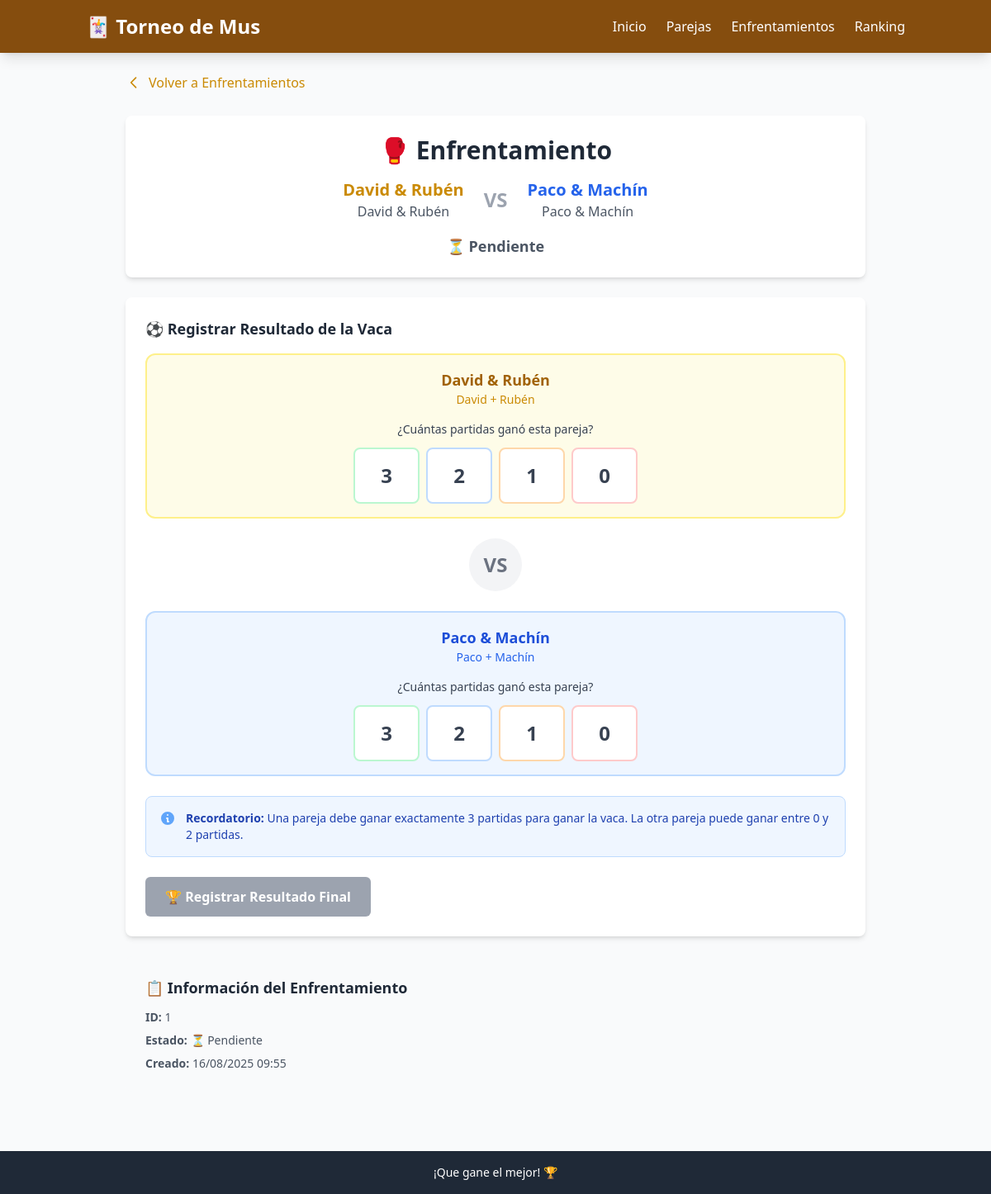
Page /matches/1 on the earlier database version.
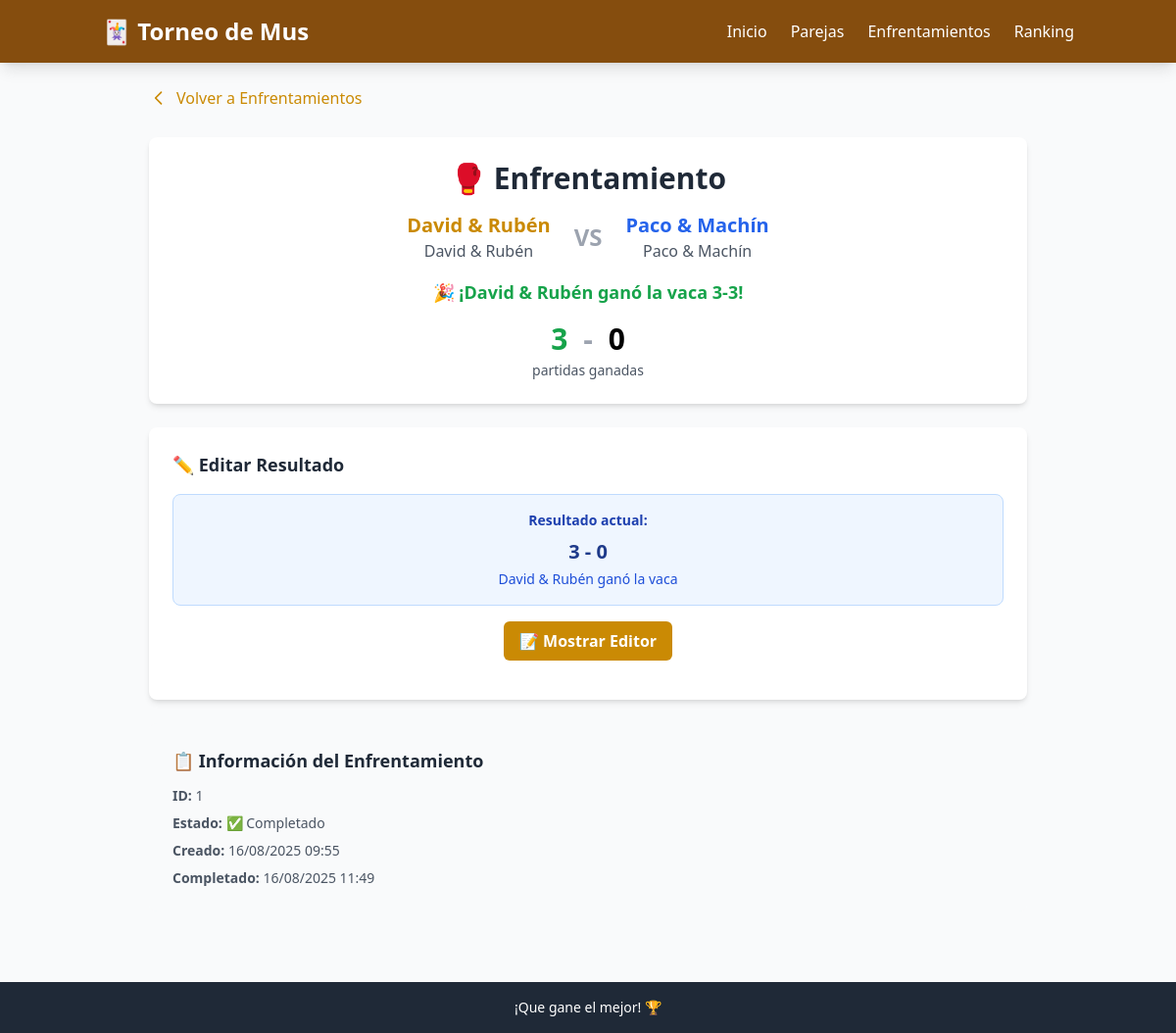
Same page on the later database version.
### models.py (models this page shows)
class Team(Base):
    __tablename__ = "teams"
    id = Column(Integer, primary_key=True, index=True)
    name = Column(String, unique=True, index=True)
    player1 = Column(String)
    player2 = Column(String)
    created_at = Column(DateTime, server_default=func.now())
    matches_as_team1 = relationship("Match", foreign_keys="[Match.team1_id]", back_populates="team1")
    matches_as_team2 = relationship("Match", foreign_keys="[Match.team2_id]", back_populates="team2")
    won_matches = relationship("Match", foreign_keys="[Match.winner_id]", back_populates="winner")

class Match(Base):
    __tablename__ = "matches"
    id = Column(Integer, primary_key=True, index=True)
    team1_id = Column(Integer, ForeignKey("teams.id"))
    team2_id = Column(Integer, ForeignKey("teams.id"))
    status = Column(Enum(MatchStatus), default=MatchStatus.PENDING)
    winner_id = Column(Integer, ForeignKey("teams.id"), nullable=True)
    team1_games_won = Column(Integer, default=0)  # Partidas ganadas por team1
    team2_games_won = Column(Integer, default=0)  # Partidas ganadas por team2
    created_at = Column(DateTime, server_default=func.now())
    completed_at = Column(DateTime, nullable=True)
    team1 = relationship("Team", foreign_keys=[team1_id], back_populates="matches_as_team1")
    team2 = relationship("Team", foreign_keys=[team2_id], back_populates="matches_as_team2")
    winner = relationship("Team", foreign_keys=[winner_id], back_populates="won_matches")

### main.py (the view)
@app.get("/matches/{match_id}", response_class=HTMLResponse)
def match_detail(match_id: int, request: Request, db: Session = Depends(get_db)):
    match = db.query(Match).filter(Match.id == match_id).first()
    if not match:
        raise HTTPException(status_code=404, detail="Match not found")
    return templates.TemplateResponse("match_detail.html", {
        "request": request,
        "match": match
    })

### templates/match_detail.html (shortened to what this page needs)
{% extends "base.html" %}
{% block content %}
<div class="max-w-4xl mx-auto">
    <div class="mb-6">
        <a href="/matches"
           class="inline-flex items-center text-mus-600 hover:text-mus-700 transition-colors">
            <svg class="w-5 h-5 mr-2" fill="none" stroke="currentColor" viewBox="0 0 24 24">
                <path stroke-linecap="round" stroke-linejoin="round" stroke-width="2" d="M15 19l-7-7 7-7"></path>
            </svg>
            Volver a Enfrentamientos
        </a>
    </div>
    <div class="bg-white rounded-lg shadow-md p-6 mb-6">
        <div class="text-center">
            <h2 class="text-2xl md:text-3xl font-bold text-gray-800 mb-4">
                🥊 Enfrentamiento
            </h2>
            <div class="flex items-center justify-center space-x-6 mb-4">
                <div class="text-center">
                    <h3 class="text-xl font-bold text-mus-600">{{ match.team1.name }}</h3>
                    <p class="text-gray-600">
                        <span class="font-medium">{{ match.team1.player1 }}</span> &
                        <span class="font-medium">{{ match.team1.player2 }}</span>
                    </p>
                </div>
                <div class="text-2xl font-bold text-gray-400">VS</div>
                <div class="text-center">
                    <h3 class="text-xl font-bold text-blue-600">{{ match.team2.name }}</h3>
                    <p class="text-gray-600">
                        <span class="font-medium">{{ match.team2.player1 }}</span> &
                        <span class="font-medium">{{ match.team2.player2 }}</span>
                    </p>
                </div>
            </div>
            {% if match.status.value == 'completed' %}
                <div class="text-lg text-green-600 font-bold">
                    🎉 ¡{{ match.winner.name }} ganó la vaca {{ match.winner.id == match.team1_id and match.team1_games_won or match.team2_games_won }}-{{ match.winner.id == match.team1_id and match.team2_games_won or match.team1_games_won }}!
                </div>
            {% elif match.status.value == 'in_progress' %}
                <div class="text-lg text-orange-600 font-bold">
                    ⚡ En progreso
                </div>
            {% else %}
                <div class="text-lg text-gray-600 font-bold">
                    ⏳ Pendiente
                </div>
            {% endif %}
        </div>
        {% if match.team1_games_won > 0 or match.team2_games_won > 0 %}
        <div class="text-center mt-4">
            <div class="text-3xl font-bold">
                <span class="{% if match.team1_games_won > match.team2_games_won %}text-green-600{% endif %}">{{ match.team1_games_won }}</span>
                <span class="mx-2 text-gray-400">-</span>
                <span class="{% if match.team2_games_won > match.team1_games_won %}text-green-600{% endif %}">{{ match.team2_games_won }}</span>
            </div>
            <div class="text-sm text-gray-600 mt-1">partidas ganadas</div>
        </div>
        {% endif %}
    </div>
    {% if match.status.value != 'completed' %}
    <div class="bg-white rounded-lg shadow-md p-6 mb-6" x-data="matchResultForm()">
        <h3 class="text-lg font-semibold text-gray-800 mb-4">⚽ Registrar Resultado de la Vaca</h3>
        <form @submit.prevent="validateAndSubmit()" action="/matches/{{ match.id }}/set-result" method="post" class="space-y-6">
            <div class="space-y-6">
                <div class="bg-mus-50 border-2 border-mus-200 rounded-xl p-4">
                    <div class="text-center mb-4">
                        <h4 class="text-lg font-bold text-mus-700">{{ match.team1.name }}</h4>
                        <p class="text-sm text-mus-600">{{ match.team1.player1 }} + {{ match.team1.player2 }}</p>
                    </div>
                    <div class="text-center mb-3">
                        <p class="text-sm font-medium text-gray-700">¿Cuántas partidas ganó esta pareja?</p>
                    </div>
                    <div class="flex justify-center space-x-2">
                        <button type="button" @click="selectTeam1Games(3)"
                                :class="team1Games === '3' ? 'bg-green-600 text-white shadow-lg' : 'bg-white text-gray-700 hover:bg-green-50'"
                                class="flex-1 max-w-20 py-4 px-3 rounded-lg border-2 border-green-200 font-bold text-2xl transition-all duration-200 active:scale-95">
                            3
                        </button>
                        <button type="button" @click="selectTeam1Games(2)"
                                :class="team1Games === '2' ? 'bg-blue-600 text-white shadow-lg' : 'bg-white text-gray-700 hover:bg-blue-50'"
                                class="flex-1 max-w-20 py-4 px-3 rounded-lg border-2 border-blue-200 font-bold text-2xl transition-all duration-200 active:scale-95">
                            2
                        </button>
                        <button type="button" @click="selectTeam1Games(1)"
                                :class="team1Games === '1' ? 'bg-orange-600 text-white shadow-lg' : 'bg-white text-gray-700 hover:bg-orange-50'"
                                class="flex-1 max-w-20 py-4 px-3 rounded-lg border-2 border-orange-200 font-bold text-2xl transition-all duration-200 active:scale-95">
                            1
                        </button>
                        <button type="button" @click="selectTeam1Games(0)"
                                :class="team1Games === '0' ? 'bg-red-600 text-white shadow-lg' : 'bg-white text-gray-700 hover:bg-red-50'"
                                class="flex-1 max-w-20 py-4 px-3 rounded-lg border-2 border-red-200 font-bold text-2xl transition-all duration-200 active:scale-95">
                            0
                        </button>
                    </div>
                </div>
                <div class="text-center">
                    <div class="inline-flex items-center justify-center w-16 h-16 bg-gray-100 rounded-full">
                        <span class="text-2xl font-bold text-gray-500">VS</span>
                    </div>
                </div>
                <div class="bg-blue-50 border-2 border-blue-200 rounded-xl p-4">
                    <div class="text-center mb-4">
                        <h4 class="text-lg font-bold text-blue-700">{{ match.team2.name }}</h4>
                        <p class="text-sm text-blue-600">{{ match.team2.player1 }} + {{ match.team2.player2 }}</p>
                    </div>
                    <div class="text-center mb-3">
                        <p class="text-sm font-medium text-gray-700">¿Cuántas partidas ganó esta pareja?</p>
                    </div>
                    <div class="flex justify-center space-x-2">
                        <button type="button" @click="selectTeam2Games(3)"
                                :class="team2Games === '3' ? 'bg-green-600 text-white shadow-lg' : 'bg-white text-gray-700 hover:bg-green-50'"
                                class="flex-1 max-w-20 py-4 px-3 rounded-lg border-2 border-green-200 font-bold text-2xl transition-all duration-200 active:scale-95">
                            3
                        </button>
                        <button type="button" @click="selectTeam2Games(2)"
                                :class="team2Games === '2' ? 'bg-blue-600 text-white shadow-lg' : 'bg-white text-gray-700 hover:bg-blue-50'"
                                class="flex-1 max-w-20 py-4 px-3 rounded-lg border-2 border-blue-200 font-bold text-2xl transition-all duration-200 active:scale-95">
                            2
                        </button>
                        <button type="button" @click="selectTeam2Games(1)"
                                :class="team2Games === '1' ? 'bg-orange-600 text-white shadow-lg' : 'bg-white text-gray-700 hover:bg-orange-50'"
                                class="flex-1 max-w-20 py-4 px-3 rounded-lg border-2 border-orange-200 font-bold text-2xl transition-all duration-200 active:scale-95">
                            1
                        </button>
                        <button type="button" @click="selectTeam2Games(0)"
                                :class="team2Games === '0' ? 'bg-red-600 text-white shadow-lg' : 'bg-white text-gray-700 hover:bg-red-50'"
                                class="flex-1 max-w-20 py-4 px-3 rounded-lg border-2 border-red-200 font-bold text-2xl transition-all duration-200 active:scale-95">
                            0
                        </button>
                    </div>
                </div>
            </div>
            <div class="bg-blue-50 border border-blue-200 rounded-lg p-4">
                <div class="flex items-start">
                    <div class="flex-shrink-0">
                        <svg class="w-5 h-5 text-blue-400" fill="currentColor" viewBox="0 0 20 20">
                            <path fill-rule="evenodd" d="M18 10a8 8 0 11-16 0 8 8 0 0116 0zm-7-4a1 1 0 11-2 0 1 1 0 012 0zM9 9a1 1 0 000 2v3a1 1 0 001 1h1a1 1 0 100-2v-3a1 1 0 00-1-1H9z" clip-rule="evenodd"></path>
                        </svg>
                    </div>
                    <div class="ml-3">
                        <p class="text-sm text-blue-800">
                            <strong>Recordatorio:</strong> Una pareja debe ganar exactamente 3 partidas para ganar la vaca. La otra pareja puede ganar entre 0 y 2 partidas.
                        </p>
                    </div>
                </div>
            </div>
            <button type="submit"
                    :disabled="!isValid || isSubmitting"
                    :class="isValid && !isSubmitting ? 'bg-green-600 hover:bg-green-700' : 'bg-gray-400 cursor-not-allowed'"
                    class="w-full md:w-auto text-white px-6 py-3 rounded-md font-semibold transition-colors">
                <span x-show="!isSubmitting">🏆 Registrar Resultado Final</span>
            </button>
        </form>
    </div>
    {% endif %}
    {% if match.status.value == 'completed' %}
    <div class="bg-white rounded-lg shadow-md p-6 mb-6" x-data="matchEditForm({{ match.team1_games_won }}, {{ match.team2_games_won }})">
        <h3 class="text-lg font-semibold text-gray-800 mb-4">✏️ Editar Resultado</h3>
        <div class="bg-blue-50 border border-blue-200 rounded-lg p-4 mb-4">
            <div class="text-center">
                <p class="text-sm text-blue-800 mb-2"><strong>Resultado actual:</strong></p>
                <p class="text-xl font-bold text-blue-900">{{ match.team1_games_won }} - {{ match.team2_games_won }}</p>
                <p class="text-sm text-blue-700 mt-1">{{ match.winner.name }} ganó la vaca</p>
            </div>
        </div>
        <div class="text-center mb-4">
            <button @click="showEditForm = !showEditForm"
                    class="bg-yellow-600 hover:bg-yellow-700 text-white px-4 py-2 rounded-md font-semibold transition-colors">
                <span x-show="!showEditForm">📝 Mostrar Editor</span>
            </button>
        </div>
    </div>
    {% endif %}
    <div class="bg-gray-50 rounded-lg p-6">
        <h3 class="text-lg font-semibold text-gray-800 mb-3">📋 Información del Enfrentamiento</h3>
        <div class="space-y-2 text-sm text-gray-600">
            <p><strong>ID:</strong> {{ match.id }}</p>
            <p><strong>Estado:</strong>
                {% if match.status.value == 'completed' %}
                    ✅ Completado
                {% elif match.status.value == 'in_progress' %}
                    ⚡ En progreso
                {% else %}
                    ⏳ Pendiente
                {% endif %}
            </p>
            <p><strong>Creado:</strong> {{ match.created_at.strftime('%d/%m/%Y %H:%M') if match.created_at else 'N/A' }}</p>
            {% if match.completed_at %}
            <p><strong>Completado:</strong> {{ match.completed_at.strftime('%d/%m/%Y %H:%M') }}</p>
            {% endif %}
        </div>
    </div>
</div>
{% endblock %}

### templates/base.html (shortened to what this page needs)
<!DOCTYPE html>
<html lang="es">
<head>
    <script src="https://cdn.tailwindcss.com"></script>
</head>
<body class="bg-gray-50 min-h-screen">
    <header class="bg-mus-800 text-white shadow-lg">
        <div class="container mx-auto px-4 py-4">
            <nav class="flex justify-between items-center">
                <h1 class="text-xl md:text-2xl font-bold">
                    <a href="/" class="hover:text-mus-200">🃏 Torneo de Mus</a>
                </h1>
                <div class="hidden md:flex space-x-6">
                    <a href="/" class="hover:text-mus-200 transition-colors">Inicio</a>
                    <a href="/teams" class="hover:text-mus-200 transition-colors">Parejas</a>
                    <a href="/matches" class="hover:text-mus-200 transition-colors">Enfrentamientos</a>
                    <a href="/ranking" class="hover:text-mus-200 transition-colors">Ranking</a>
                </div>
            </nav>
        </div>
    </header>
    <main class="container mx-auto px-4 py-6">
        {% block content %}{% endblock %}
    </main>
    <footer class="bg-gray-800 text-white text-center py-4 mt-12">
        <p class="text-sm">¡Que gane el mejor! 🏆</p>
    </footer>
</body>
</html>

Differences in the rows shown:
shown differently, row unchanged: Team "David & Rubén": winner.name (not shown) → "David & Rubén"; team1.name "David & Rubén" → (not shown); team1.player1 "David" → (not shown); team1.player2 "Rubén" → (not shown)
shown differently, row unchanged: Team "Paco & Machín": team2.name "Paco & Machín" → (not shown); team2.player1 "Paco" → (not shown); team2.player2 "Machín" → (not shown)
changed Match id 1: status "PENDING" → "COMPLETED" (drawn); winner (not shown) → "3"; team1_games_won (not shown) → "3"; team2_games_won (not shown) → "0"; completed_at (not shown) → "16/08/2025 11:49"
Other differences:
text no longer shown: "⏳ Pendiente ⚽ Registrar Resultado de la Vaca + ¿Cuántas partidas ganó esta pareja? 3 2 1 0 VS + ¿Cuántas partidas ganó esta pareja? 3 2 1 0 Recordatorio: Una pareja debe ganar exactamente 3 partidas para ganar la vaca. La otra pareja puede ganar entre 0 y 2 partidas. 🏆 Registrar Resultado Final ⏳ Pendiente"
text now shown: "🎉 ¡ ganó la vaca - ! - partidas ganadas ✏️ Editar Resultado Resultado actual: - ganó la vaca 📝 Mostrar Editor ✅ Completado Completado:"
